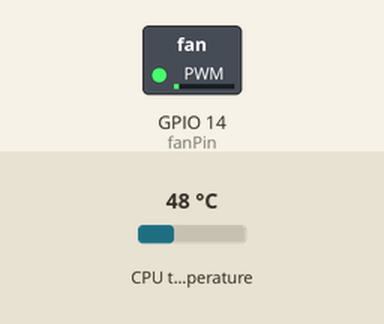
The program below on a simulated Raspberry Pi (BCM pin numbers). Parts: switched loads named in the program (green lamp = pin HIGH). The inputs (shaded band) are chosen by the test bench; at power-on: CPU temperature 48 °C.

Above: at 1.2 s.
1.3 s: CPU temperature set to 31 °C
At 10.9 s:
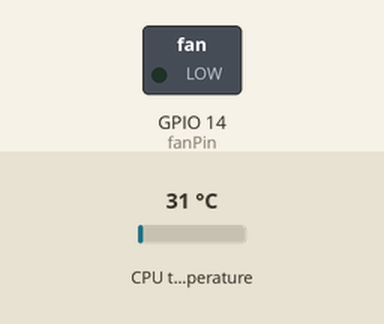
11.5 s: CPU temperature set to 58 °C
At 20.3 s:
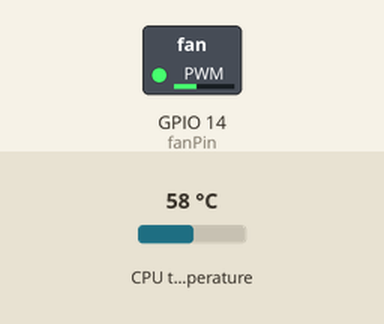
21.5 s: CPU temperature set to 71 °C
At 30.9 s:
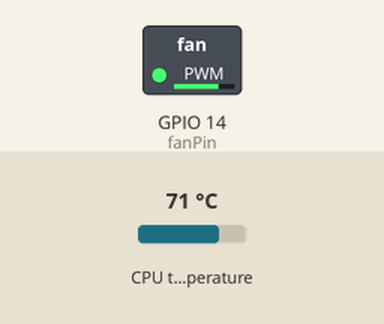
31.5 s: CPU temperature set to 84 °C
At 41.2 s:
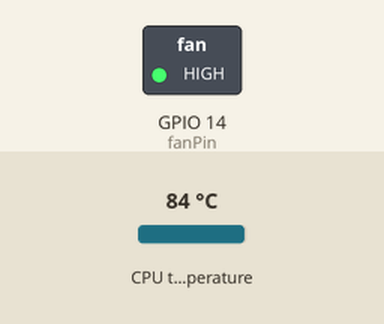
41.5 s: CPU temperature set to 44 °C
At 50.8 s:
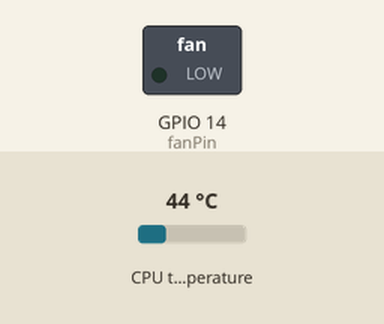
51.5 s: CPU temperature set to 81 °C
At 61.4 s:
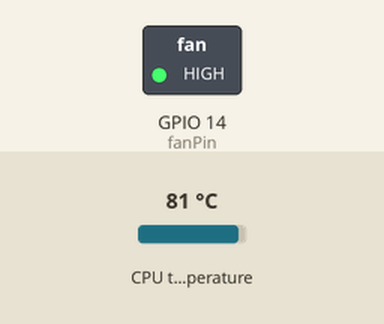
Timing chart, 0 to 62.6 s (numbered marks = the images above; inputs shaded):
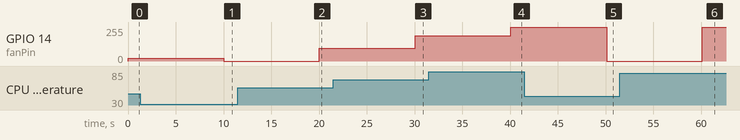

The program:

fanController.py
```python
import RPi.GPIO as IO
import time
import subprocess

IO.setwarnings(False)
IO.setmode (IO.BCM)
IO.setup(14,IO.OUT)
fanPin = IO.PWM(14,100)
fanPin.start(0)

minTemp = 45
maxTemp = 80
minSpeed = 0
maxSpeed = 100

def get_temp():
    output = subprocess.run(['vcgencmd', 'measure_temp'], capture_output=True)
    temp_str = output.stdout.decode()
    try:
        return float(temp_str.split('=')[1].split('\'')[0])
    except (IndexError, ValueError):
        raise RuntimeError('Could not get temperature')

def getDutyCycle(currentTemp, tempRange, speedRange):
    tempDiff = tempRange[1] - tempRange[0]
    speedDiff = speedRange[1] - speedRange[0]
    return (speedDiff * (currentTemp - tempRange[0]) / tempDiff) + speedRange[0]

while True:
    currentTemp = get_temp()
    if currentTemp < minTemp:
        currentTemp = minTemp
    elif currentTemp > maxTemp:
        currentTemp = maxTemp
    dutyCycle = int(getDutyCycle(currentTemp, [minTemp, maxTemp], [minSpeed, maxSpeed]))
    fanPin.ChangeDutyCycle(dutyCycle)
    # sleep 10 seconds before doing next cyle
    time.sleep(10)
```

Measured:
- after the input at 1.3 s, GPIO 14 (fanPin): 20/255 → 0/255 after 8.7 s
- after the input at 11.5 s, GPIO 14 (fanPin): 0/255 → 94/255 after 8.5 s
- after the input at 21.5 s, GPIO 14 (fanPin): 94/255 → 189/255 after 8.6 s
- after the input at 31.5 s, GPIO 14 (fanPin): 189/255 → 255/255 after 8.6 s
- after the input at 41.5 s, GPIO 14 (fanPin): 255/255 → 0/255 after 8.6 s
- after the input at 51.5 s, GPIO 14 (fanPin): 0/255 → 255/255 after 8.6 s
